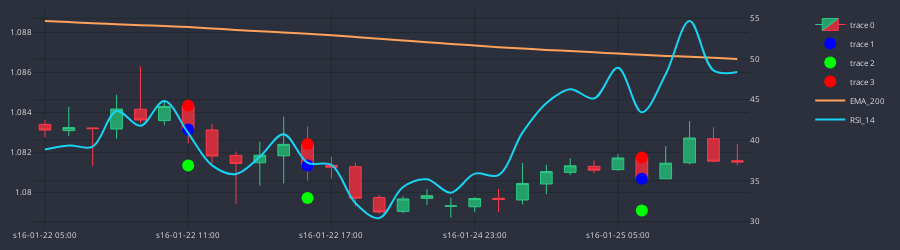

The cell this chart's notebook holds for it:
### Code cell
df_plot = df_slim.iloc[70:100]
cp = CandlePlot(df_plot, candles=True)

trades = cp.df_plot[cp.df_plot.SIGNAL != NONE]

markers = ['mid_c', 'TP', 'SL']
marker_colors = ['#0000FF', '#00FF00', '#FF0000']

for i in range(3):
    cp.fig.add_trace(go.Scatter(
        x = trades.sTime,
        y = trades[markers[i]],
        mode = 'markers',
        marker=dict(color=marker_colors[i], size=12)
    ))

cp.show_plot(line_traces=["EMA_200"], sec_traces=['RSI_14'], height=250)

### Figure 1 — Plotly figure (JSON) as saved in the notebook; plotly's stock layout.template omitted (floating-point values rounded to 4 significant figures)
{"data": [{"close": [1.083, 1.083, 1.083, 1.084, 1.084, 1.084, 1.083, 1.082, 1.081, 1.082, 1.082, 1.081, 1.081, 1.08, 1.079, 1.08, 1.08, 1.079, 1.08, 1.08, 1.08, 1.081, 1.081, 1.081, 1.082, 1.081, 1.081, 1.083, 1.082, 1.082], "decreasing": {"fillcolor": "#CC2E3C", "line": {"color": "#FF3A4C"}}, "high": [1.084, 1.084, 1.083, 1.085, 1.086, 1.085, 1.084, 1.083, 1.082, 1.083, 1.084, 1.083, 1.082, 1.081, 1.08, 1.08, 1.08, 1.08, 1.08, 1.08, 1.081, 1.081, 1.082, 1.082, 1.082, 1.082, 1.082, 1.084, 1.083, 1.082], "increasing": {"fillcolor": "#24A06B", "line": {"color": "#2EC886"}}, "line": {"width": 1}, "low": [1.083, 1.083, 1.081, 1.083, 1.083, 1.083, 1.082, 1.081, 1.079, 1.08, 1.08, 1.081, 1.081, 1.079, 1.079, 1.079, 1.079, 1.079, 1.079, 1.079, 1.079, 1.08, 1.081, 1.081, 1.081, 1.081, 1.081, 1.081, 1.081, 1.081], "opacity": 1, "open": [1.083, 1.083, 1.083, 1.083, 1.084, 1.084, 1.084, 1.083, 1.082, 1.081, 1.082, 1.082, 1.081, 1.081, 1.08, 1.079, 1.08, 1.079, 1.079, 1.08, 1.08, 1.08, 1.081, 1.081, 1.081, 1.082, 1.081, 1.081, 1.083, 1.082], "type": "candlestick", "x": ["s16-01-22 05:00", "s16-01-22 06:00", "s16-01-22 07:00", "s16-01-22 08:00", "s16-01-22 09:00", "s16-01-22 10:00", "s16-01-22 11:00", "s16-01-22 12:00", "s16-01-22 13:00", "s16-01-22 14:00", "s16-01-22 15:00", "s16-01-22 16:00", "s16-01-22 17:00", "s16-01-22 18:00", "s16-01-22 19:00", "s16-01-22 20:00", "s16-01-22 21:00", "s16-01-24 22:00", "s16-01-24 23:00", "s16-01-25 00:00", "s16-01-25 01:00", "s16-01-25 02:00", "s16-01-25 03:00", "s16-01-25 04:00", "s16-01-25 05:00", "s16-01-25 06:00", "s16-01-25 07:00", "s16-01-25 08:00", "s16-01-25 09:00", "s16-01-25 10:00"]}, {"marker": {"color": "#0000FF", "size": 12}, "mode": "markers", "type": "scatter", "x": ["s16-01-22 11:00", "s16-01-22 16:00", "s16-01-25 06:00"], "y": [1.083, 1.081, 1.081]}, {"marker": {"color": "#00FF00", "size": 12}, "mode": "markers", "type": "scatter", "x": ["s16-01-22 11:00", "s16-01-22 16:00", "s16-01-25 06:00"], "y": [1.081, 1.08, 1.079]}, {"marker": {"color": "#FF0000", "size": 12}, "mode": "markers", "type": "scatter", "x": ["s16-01-22 11:00", "s16-01-22 16:00", "s16-01-25 06:00"], "y": [1.084, 1.082, 1.082]}, {"line": {"shape": "spline", "width": 2}, "name": "EMA_200", "type": "scatter", "x": ["s16-01-22 05:00", "s16-01-22 06:00", "s16-01-22 07:00", "s16-01-22 08:00", "s16-01-22 09:00", "s16-01-22 10:00", "s16-01-22 11:00", "s16-01-22 12:00", "s16-01-22 13:00", "s16-01-22 14:00", "s16-01-22 15:00", "s16-01-22 16:00", "s16-01-22 17:00", "s16-01-22 18:00", "s16-01-22 19:00", "s16-01-22 20:00", "s16-01-22 21:00", "s16-01-24 22:00", "s16-01-24 23:00", "s16-01-25 00:00", "s16-01-25 01:00", "s16-01-25 02:00", "s16-01-25 03:00", "s16-01-25 04:00", "s16-01-25 05:00", "s16-01-25 06:00", "s16-01-25 07:00", "s16-01-25 08:00", "s16-01-25 09:00", "s16-01-25 10:00"], "xaxis": "x", "y": [1.089, 1.089, 1.088, 1.088, 1.088, 1.088, 1.088, 1.088, 1.088, 1.088, 1.088, 1.088, 1.088, 1.088, 1.088, 1.088, 1.088, 1.087, 1.087, 1.087, 1.087, 1.087, 1.087, 1.087, 1.087, 1.087, 1.087, 1.087, 1.087, 1.087], "yaxis": "y"}, {"line": {"shape": "spline", "width": 2}, "name": "RSI_14", "type": "scatter", "x": ["s16-01-22 05:00", "s16-01-22 06:00", "s16-01-22 07:00", "s16-01-22 08:00", "s16-01-22 09:00", "s16-01-22 10:00", "s16-01-22 11:00", "s16-01-22 12:00", "s16-01-22 13:00", "s16-01-22 14:00", "s16-01-22 15:00", "s16-01-22 16:00", "s16-01-22 17:00", "s16-01-22 18:00", "s16-01-22 19:00", "s16-01-22 20:00", "s16-01-22 21:00", "s16-01-24 22:00", "s16-01-24 23:00", "s16-01-25 00:00", "s16-01-25 01:00", "s16-01-25 02:00", "s16-01-25 03:00", "s16-01-25 04:00", "s16-01-25 05:00", "s16-01-25 06:00", "s16-01-25 07:00", "s16-01-25 08:00", "s16-01-25 09:00", "s16-01-25 10:00"], "xaxis": "x", "y": [38.85, 39.35, 39.21, 43.58, 41.76, 44.82, 40.88, 36.9, 35.84, 37.96, 40.73, 37.22, 36.96, 32.27, 30.42, 34.24, 35.19, 33.54, 35.89, 35.7, 40.92, 44.56, 46.28, 45.13, 48.9, 43.42, 48.12, 54.66, 48.59, 48.39], "yaxis": "y2"}], "layout": {"font": {"color": "#e1e1e1", "size": 8}, "height": 250, "margin": {"b": 10, "l": 10, "r": 10, "t": 10}, "paper_bgcolor": "#2c303c", "plot_bgcolor": "#2c303c", "width": 900, "xaxis": {"anchor": "y", "autorange": true, "domain": [0, 0.94], "gridcolor": "#1f292f", "nticks": 5, "range": [-0.5, 29.5], "rangeslider": {"visible": false, "yaxis": {}, "yaxis2": {}}, "type": "category"}, "yaxis": {"anchor": "x", "autorange": true, "domain": [0, 1], "gridcolor": "#1f292f", "range": [1.078, 1.089], "type": "linear"}, "yaxis2": {"anchor": "x", "autorange": true, "gridcolor": "#1f292f", "overlaying": "y", "range": [29.07, 56.01], "side": "right", "type": "linear"}}}
